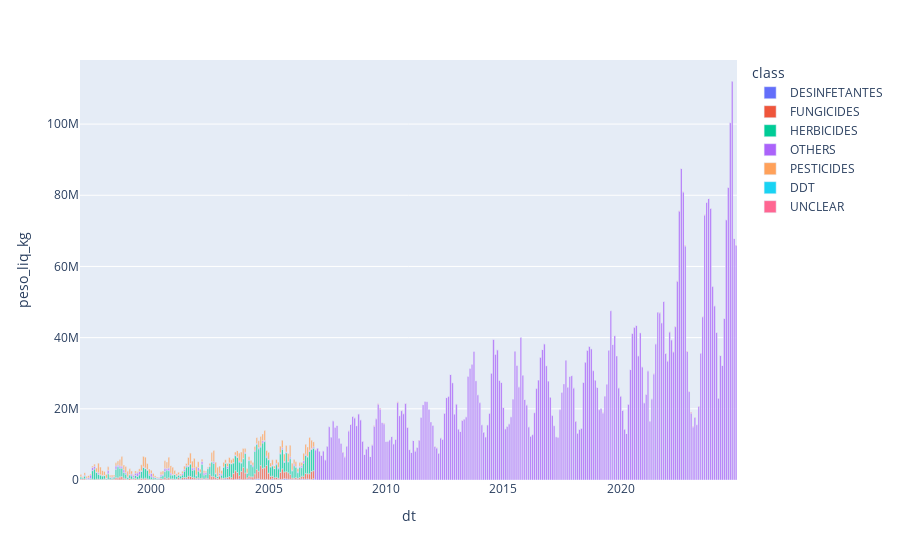

Notebook cell for this chart:
### Code cell
fig = px.bar(
    grouped_df,
    x="dt",
    y="peso_liq_kg",
    color="class"
)

fig.show()
